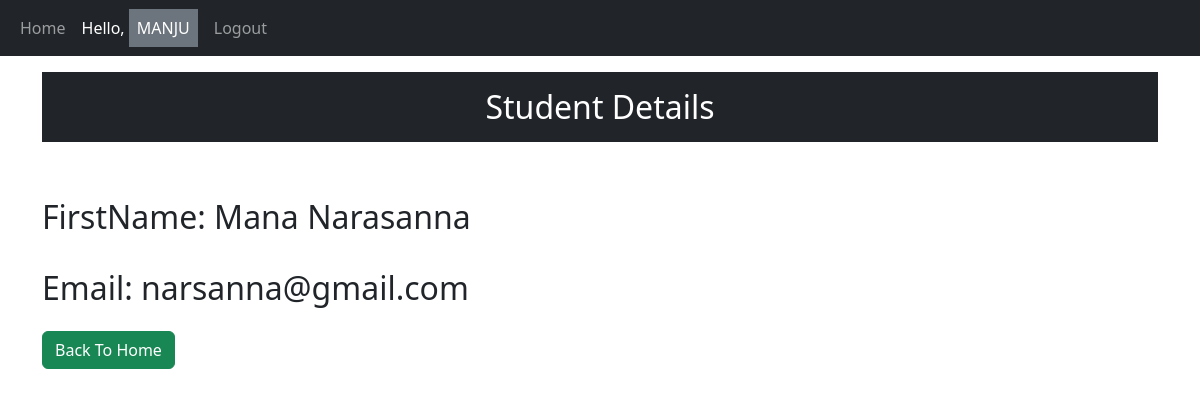
The page /details/4/ (signed in) on the database its author committed.
### app/models.py (models this page shows, shortened)
class Student(models.Model):
    first_name = models.CharField(max_length=100)
    last_name = models.CharField(max_length=100)
    branch = models.CharField(max_length=50)
    email = models.EmailField()
    college_code = models.IntegerField()

### app/views.py (the view)
# urls.py: path('details/<int:id>/',views.student_details,name='details'),
def student_details(request,id):
    get_student = Student.objects.get(id=id)
    context = {
        'form':get_student
    }
    return render(request,'student_details.html',context)

### app/templates/student_details.html (shortened to what this page needs)
{% extends 'base.html' %}
{% block content %}
                    <div class="container">
                        <h2 class="text-center bg-dark p-3 mt-3 text-white">Student Details</h2>
                    </div>
                    <br><br>
                    <div class="container">
                        <h2 >FirstName: {{ form.first_name }} {{ form.last_name }}</h2> <br>
                        <h2 class="d-inline">Email: {{ form.email }}</h2><br><br>
                        <a href="{% url 'home' %}" class="btn btn-success text-center">Back To Home</a>
                    </div>
{% endblock %}

### app/templates/base.html (shortened to what this page needs)
<!DOCTYPE html>
{% load static %}
<html lang="en">
<head>
    <link href="https://cdn.jsdelivr.net/npm/bootstrap@5.3.3/dist/css/bootstrap.min.css" rel="stylesheet">
</head>
<body>
            <nav class="navbar navbar-expand-sm bg-dark navbar-dark">
                <div class="container-fluid">
                  <div class="collapse navbar-collapse" id="collapsibleNavbar">
                    <ul class="navbar-nav">
                      {% if request.user.is_authenticated %}
                      <li class="nav-item">
                        <a class="nav-link" href="{% url 'home' %}">Home</a>
                      </li>
                      <li class="nav-item">
                        <a href="" class="nav-link active">Hello,
                          <span class="text-uppercase text-white p-2 bg-secondary">{{ request.user.username }}</span>
                        </a>
                      </li>
                      <li class="nav-item">
                        <a class="nav-link" href="{% url 'logout' %}">Logout</a>
                      </li>
                      {% endif %}
                    </ul>
                  </div>
                </div>
              </nav>
               {% block content %}
               {% endblock %}
</body>
</html>

### rows shown on the page
Student: first_name "Mana", last_name "Narasanna", email "narsanna@gmail.com"

### other values the page prints
{{ request.user.username }} "MANJU"
